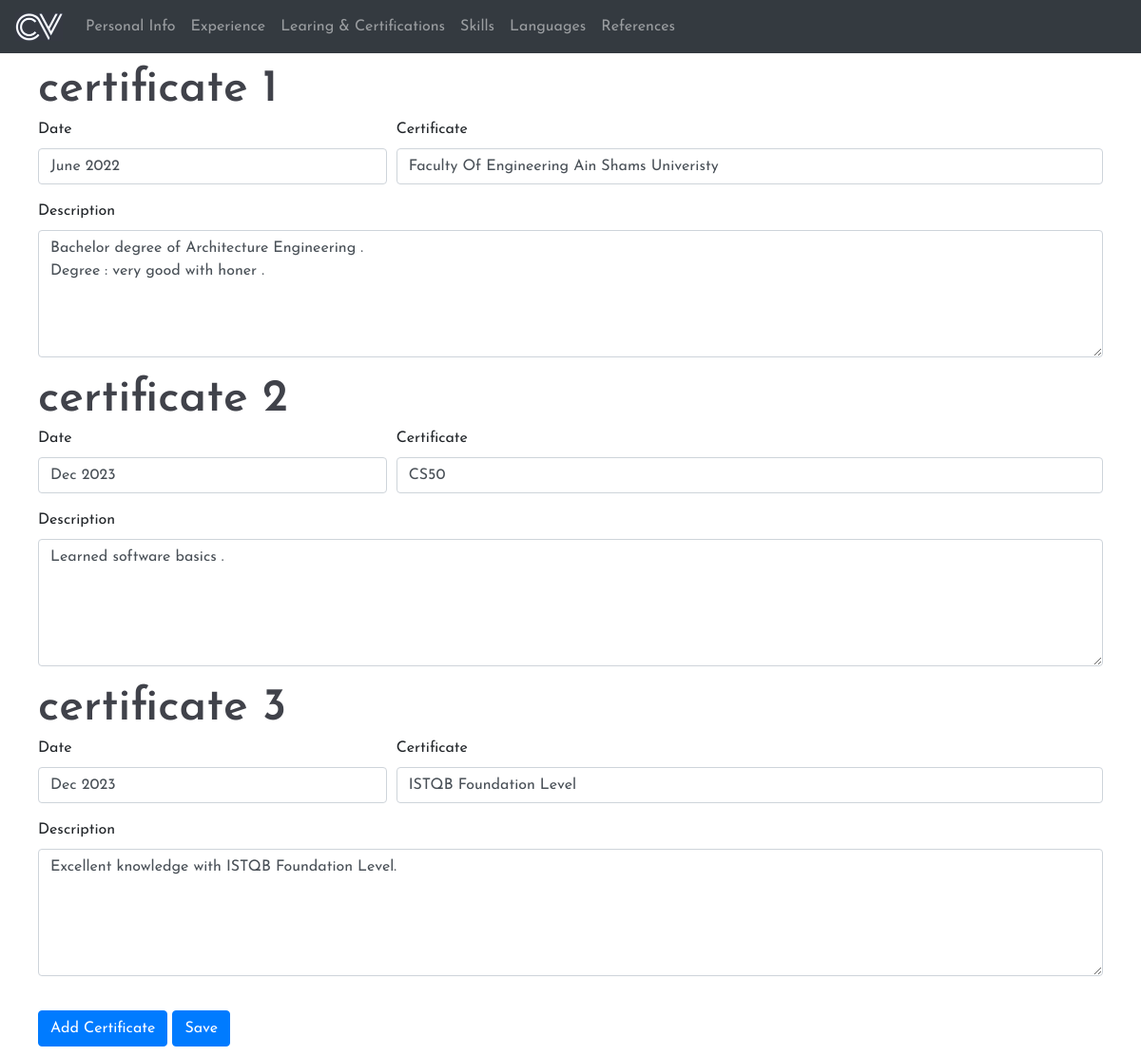
/learning&certifications (signed in), run on the app's committed database.
### tables this page shows
CREATE TABLE certificate(
   id INTEGER PRIMARY KEY AUTOINCREMENT,
   user_id INTEGER,
   date varchar(25),
   certificate_name varchar(100),
   description text,
   FOREIGN KEY(user_id) REFERENCES user(id)
   );

### app.py (the view, shortened to what this page needs)
@app.route("/learning&certifications", methods=["GET", "POST"])
@login_required
def learning():
    certificates = db.execute('''SELECT * FROM certificate WHERE user_id = ?''', session["user_id"])
    print(certificates)
    return render_template('learning&Certifications.html',certificates = certificates)

### app.py (called while the page is built)
@app.after_request
def after_request(response):
    response.headers["Cache-Control"] = "no-cache, no-store, must-revalidate"
    response.headers["Expires"] = 0
    response.headers["Pragma"] = "no-cache"
    return response

### helpers.py (called while the page is built)
def login_required(f):
    @wraps(f)
    def decorated_function(*args, **kwargs):
        if session.get("user_id") is None:
            return redirect("/login")
        return f(*args, **kwargs)
    return decorated_function

### templates/learning&Certifications.html (shortened to what this page needs)
{% extends "template_navbar.html" %}
{% block main %}
<div id="content" class="container">
    {% for certificate in certificates %}
        <h2> certificate {{loop.index}} </h2>
        <form class="needs-validation" novalidate>
            <div class="form-row">
                <div class="col-md-4 mb-3">
                    <label for="date{{loop.index}}">Date</label>
                    <input type="text" class="form-control" id="date{{loop.index}}" name="date"{{loop.index}} value="{{certificate.date}}" >
                </div>
                <div class="col-md-8 mb-3">
                    <label for="compony{{loop.index}}">Certificate</label>
                    <input type="text" class="form-control" id="certificate_name{{loop.index}}" name="certificate_name{{loop.index}}" value= "{{certificate.certificate_name}}" >
                </div>
                <div class="col-md-12 mb-3">
                    <label for="description{{loop.index}}">Description</label>
                    <textarea class="form-control" id="description{{loop.index}}" name="description{{loop.index}}" rows="5">{{certificate.description}}</textarea>
                </div>
            </div>
        </form>
    {% endfor %}
</div>
<div class="container" name = "buttons">
    <button class="btn btn-primary" id="add" type="submit">Add Certificate</button>
    <button class="btn btn-primary" id="save" type="submit">Save</button>
</div>
{% endblock %}

### static/css/style.css (style rules this page uses)
html, body { height: 100%; font-family: 'Josefin Sans', sans-serif; }
h1, h2, h3, h4, h5, h6 { color: #40424a; margin: 0; font-weight: 600; font-family: 'Josefin Sans', sans-serif; }
h2 { font-size: 48px; }

### static/css/main.css (style rules this page uses)
.container { padding: 10px; }

### data on the page
certificate: date "June 2022", certificate_name "Faculty Of Engineering Ain Shams Univeristy", description "Bachelor degree of Architecture Engineering . Degree : very good with honer ."
certificate: date "Dec 2023", certificate_name "CS50", description "Learned software basics ."
certificate: date "Dec 2023", certificate_name "ISTQB Foundation Level", description "Excellent knowledge with ISTQB Foundation Level."
